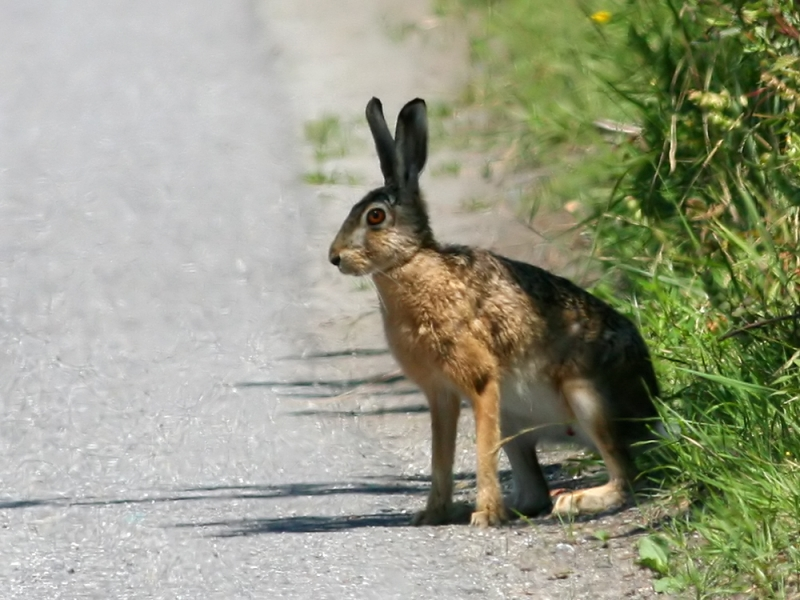
#> input picture nature/midlands-east/brown-hare.jpg, 800 x 600 px, given as the content of the folder nature/nature/midlands-east/brown-hare.jpg, which was not available
$ python make_sheets.py nature/midlands-east/brown-hare.jpg
#> lines starting #> are read from the running program, lines starting #| are printed output that depends on the picture; pictures that were not available may be replaced by others from this repository, and a replacement may not be noted
from PIL import Image, ImageDraw, ImageFont
import os, sys

region = sys.argv[1]
region_dir = f'nature/{region}'

files = sorted([f for f in os.listdir(region_dir) if f.endswith(('.jpg','.jpeg','.png','.JPG')) and f != '.DS_Store'])

# Grid: 5 columns, enough rows
cols = 5
thumb_w, thumb_h = 250, 200
label_h = 30
cell_h = thumb_h + label_h
rows = (len(files) + cols - 1) // cols

sheet = Image.new('RGB', (cols * thumb_w, rows * cell_h), (255, 255, 255))
#> sheet: PIL image 1250x230 RGB; every value is 255
draw = ImageDraw.Draw(sheet)

for i, fn in enumerate(files):
    col = i % cols
    row = i // cols
    x = col * thumb_w
    y = row * cell_h

    try:
        img = Image.open(os.path.join(region_dir, fn))
#> img is the input picture: PIL image 800x600 RGB; mean R, G, B 152.7, 155.6, 133.4
        img.thumbnail((thumb_w - 4, thumb_h - 4))
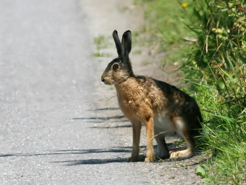
#> img: PIL image 246x185 RGB; mean R, G, B 152.7, 155.6, 133.4
        # Center the thumbnail
        px = x + (thumb_w - img.width) // 2
#> px = 2
        py = y + (thumb_h - img.height) // 2
#> py = 7
        sheet.paste(img, (px, py))
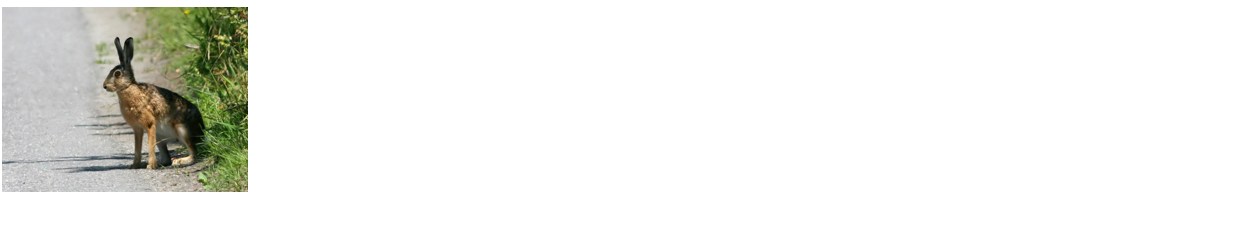
#> sheet: PIL image 1250x230 RGB; mean R, G, B 238.8, 239.3, 235.8
    except Exception as e:
        draw.text((x + 5, y + 5), f"ERROR: {e}"[:30], fill='red')

    # Label
    label = fn.replace('.jpg','').replace('.png','').replace('-', ' ')
    draw.text((x + 5, y + thumb_h + 5), label[:30], fill='black')

out = f'/tmp/sheet_{region}.jpg'
sheet.save(out, quality=90)
print(f'{region}: {len(files)} images -> {out}')

$ run again, on nature/north-england/globeflower.jpg
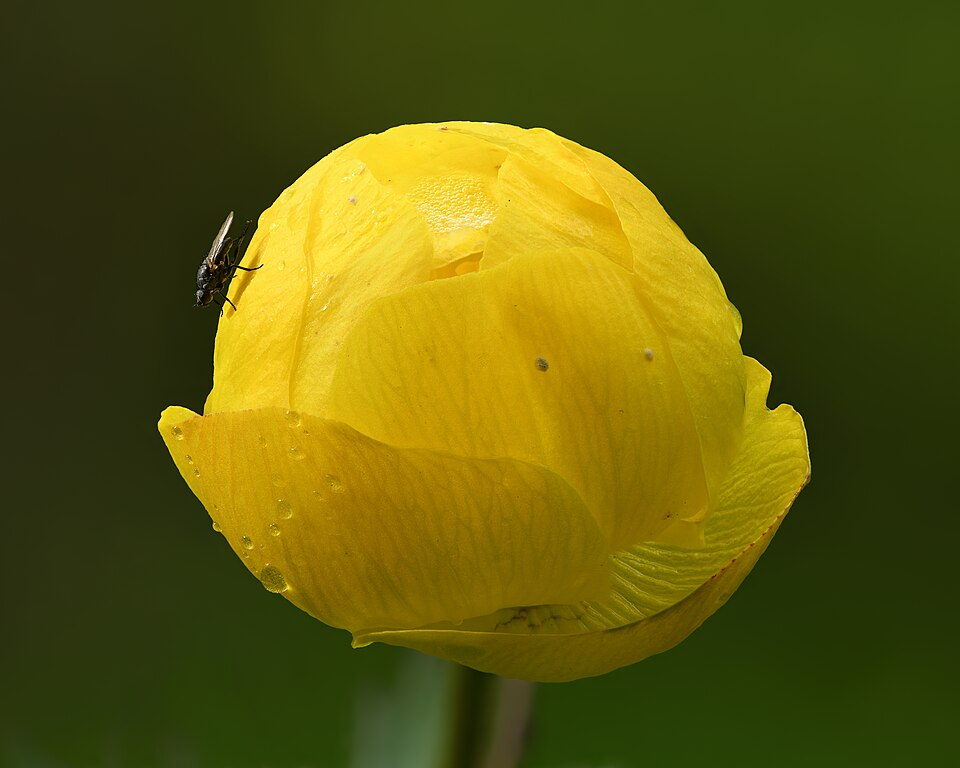
#> input picture nature/north-england/globeflower.jpg, 960 x 768 px, given as the content of the folder nature/nature/north-england/globeflower.jpg, which was not available
#> img is the input picture: PIL image 960x768 RGB; mean R, G, B 93.3, 89.7, 12.6
#> img: PIL image 245x196 RGB
#> `sheet.paste(img, (px, py))`:
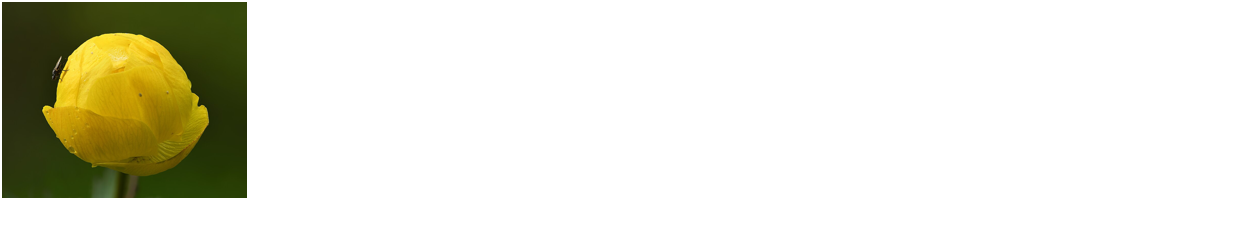
#> sheet: PIL image 1250x230 RGB; mean R, G, B 228, 227.4, 214.5
